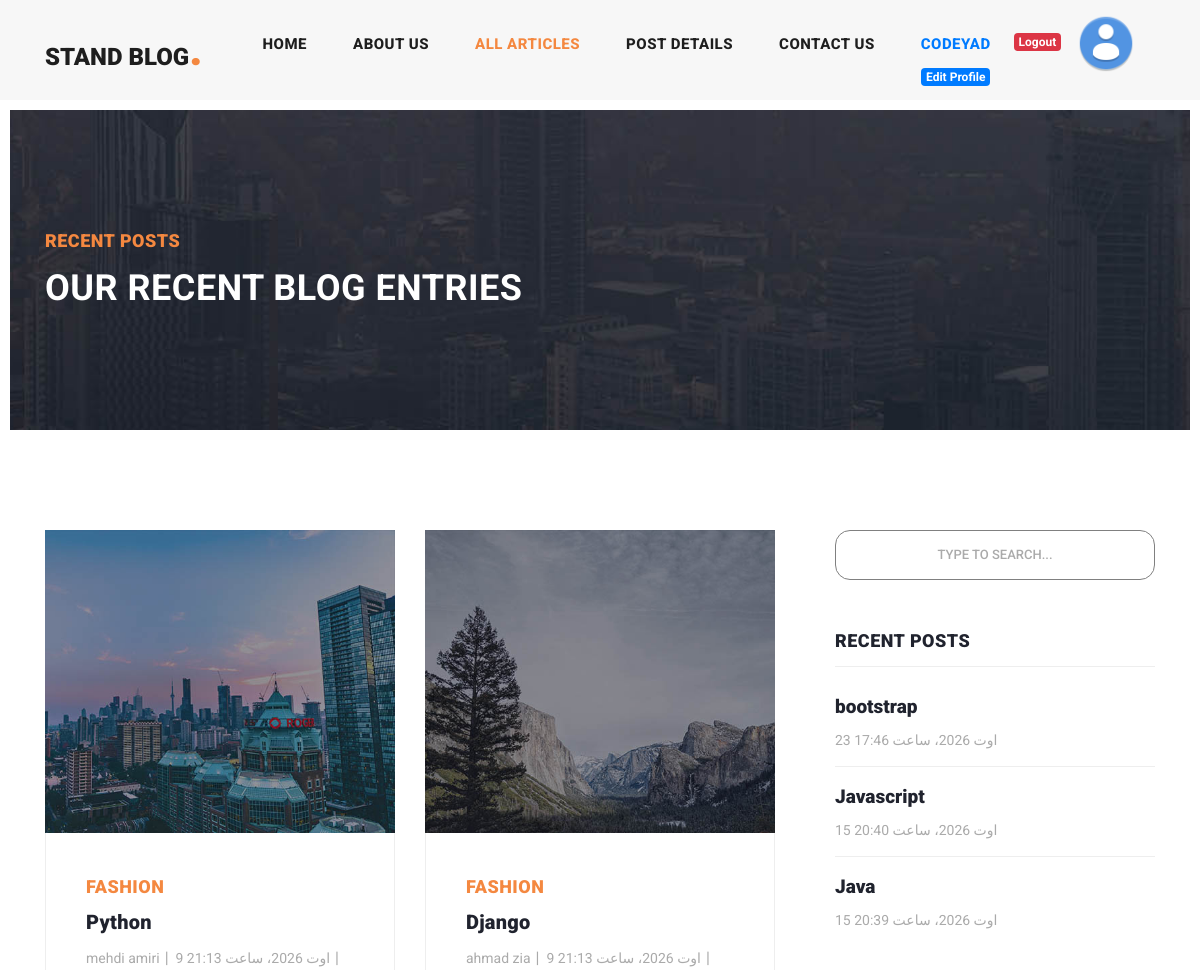
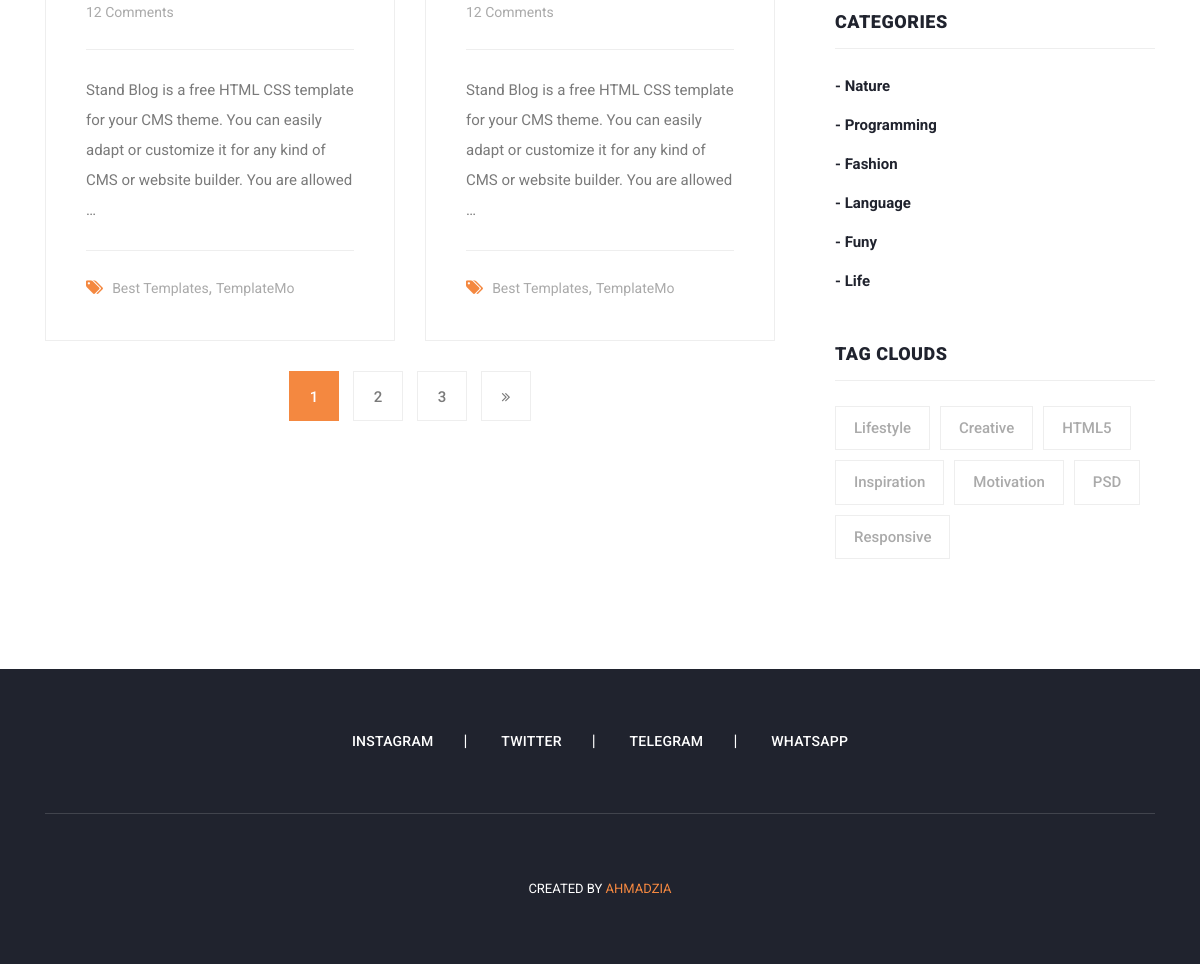
The page /articles/list (signed in) on the database its author committed (2 pictures, top to bottom).
### blog/models.py (models this page shows, shortened)
class Article(models.Model):
    author = models.ForeignKey(User, on_delete=models.CASCADE, verbose_name='نویسنده مقاله')
    category = models.ManyToManyField(Category, related_name='articles', verbose_name='دسته بندی')
    title = models.CharField(max_length=70, verbose_name='عنوان')
    body = models.TextField(verbose_name='متن مقاله')
    image = models.ImageField(upload_to='images/articles', verbose_name='عکس')
    banner = models.ImageField(upload_to='images/banners', blank=True, null=True, verbose_name='بنر')
    created = models.DateTimeField(auto_now_add=True, verbose_name='تاریخ ساخت')
    updated = models.DateTimeField(auto_now=True, verbose_name='تاریخ آپدیت مقاله')
    status = models.BooleanField(default=True, verbose_name='وضعیت(فعال/غیر فعل)')
    published = models.BooleanField(default=True, verbose_name='منتشر شده')
    slug = models.SlugField(blank=True, unique=True)
    pub_date = models.DateTimeField(default=timezone.now())
    def get_absolut_url(self):
        return reverse('blog:article_detail', args=[self.slug])
    def show_image(self):
        if self.image:
            return format_html('<img src="{}" width="40px" height="40px" style="object-fit: cover; border-radius: 18%">', self.image.url)
        else:
            return format_html('<h3 style="color: red">تصویر ندارد</h3>')
    show_image.short_description = 'تصویر'
    class Mets:
        ordering = ('-created',)
    class Meta:
        verbose_name = 'مقاله'
        verbose_name_plural = 'مقالات'

class Category(models.Model):
    title = models.CharField(max_length=100, verbose_name='عنوان')
    created = models.DateTimeField(auto_now_add=True, verbose_name='تاریخ ساخت')
    def __str__(self):
        return self.title
    class Meta:
        verbose_name = 'دسته بندی'
        verbose_name_plural = 'دسته بندی ها'

### blog/views.py (the view)
# urls.py: path('list', views.ArticleListView.as_view(), name='articles_list'),
class ArticleListView(LoginRequiredMixin,ListView):             #def article_list
    model = Article
    context_object_name = 'articles'
    paginate_by = 2
    queryset = Article.objects.filter(published=True)

### blog/mixins.py (called while the page is built)
    def dispatch(self, request, *args, **kwargs):
        if not request.user.is_authenticated:
            return redirect('account:login')
        return super(LoginRequiredMixin, self).dispatch(request, *args, **kwargs)

### context_processors/context_processors.py (called while the page is built)
def recent_articles(request):
    recent_articles = Article.objects.order_by('-created')[:3]
    return {'recent_articles' : recent_articles}

def category(request):
    category = Category.objects.all()
    return {'category' : category}

### blog/templates/blog/article_list.html (shortened to what this page needs)
{% extends 'base.html' %}
{% load static %}
{% load filters %}
{% block content %}
    <div class="heading-page header-text">
        <section class="page-heading">
            <div class="container">
                <div class="row">
                    <div class="col-lg-12">
                        <div class="text-content">
                            <h4>{% if request.GET.q %}Search Blog {% else %} Recent Posts {% endif %} </h4>
                            <h2>{% if request.GET.q %} Posts Related To Your Search {% else %} Our Recent Blog Entries {% endif %} </h2>
                        </div>
                    </div>
                </div>
            </div>
        </section>
    </div>
    <section class="blog-posts grid-system">
        <div class="container">
            <div class="row">
                <div class="col-lg-8">
                    <div class="all-blog-posts">
                        <div class="row">
                            {% for article in articles %}
                                <div class="col-lg-6">
                                    <div class="blog-post">
                                        <div class="blog-thumb">
                                            <img src="{{ article.image.url }}" alt="{{ article.title }}">
                                        </div>
                                        <div class="down-content">
                                            <span>{{ article.category.first }}</span>
                                            <a href="{{ article.get_absolut_url }}"><h4>{{ article.title }}</h4></a>
                                            <ul class="post-info">
                                                <li><a href="#">{{ article.author.get_full_name }}</a></li>
                                                <li><a href="#">{{ article.created }}</a></li>
                                                <li><a href="#">12 Comments</a></li>
                                            </ul>
                                            <p>{{ article.body|truncatewords:30}}</p>
                                            <div class="post-options">
                                                <div class="row">
                                                    <div class="col-lg-12">
                                                        <ul class="post-tags">
                                                            <li><i class="fa fa-tags"></i></li>
                                                            <li><a href="#">Best Templates</a>,</li>
                                                            <li><a href="#">TemplateMo</a></li>
                                                        </ul>
                                                    </div>
                                                </div>
                                            </div>
                                        </div>
                                    </div>
                                </div>
                            {% endfor %}
                            <div class="col-lg-12">
                                {% if page_obj.has_other_pages %}
                                    <ul class="page-numbers">
                                        {% for page in page_obj.paginator.page_range %}
                                            {% if page_obj.number == page %}
                                                <li class="active"><a href="?page=
                                                        {{ page }}{% if request.GET.q %}&q={{ request.GET.q }}{% endif %}">{{ page }}</a>
                                                </li>
                                            {% else %}
                                                <li><a href="?page=
                                                        {{ page }}{% if request.GET.q %}&q={{ request.GET.q }}{% endif %}">{{ page }}</a>
                                                </li>
                                            {% endif %}
                                        {% endfor %}
                                        {% if page_obj.has_next %}
                                            <li><a href="?page=
                                                    {{ page_obj.next_page_number }}{% if request.GET.q %}&q={{ request.GET.q }}{% endif %}"><i
                                                    class="fa fa-angle-double-right"></i></a></li>
                                        {% endif %}
                                    </ul>
                                {% endif %}
                            </div>
                        </div>
                    </div>
                </div>
                {% include 'includes/sidebar.html' %}
            </div>
        </div>
    </section>
{% endblock %}

### templates/base.html (shortened to what this page needs)
{% load static %}
<!DOCTYPE html>
<html lang="en">
<head>
    {% include 'includes/head_references.html' %}
</head>
<body>
{% include 'includes/header.html' %}
{% block content %}
{% endblock %}
{% include 'includes/footer.html' %}
</body>
</html>

### templates/includes/head_references.html (shortened to what this page needs)
{% load static %}
<link rel="stylesheet" href="{% static 'home/css/style.css' %}">
<link href="{% static "vendor/bootstrap/css/bootstrap.min.css" %}" rel="stylesheet">
<link rel="stylesheet" href="{% static 'css/fontawesome.css' %}">
<link rel="stylesheet" href="{% static 'css/templatemo-stand-blog.css' %}">
<link rel="stylesheet" href="{% static 'css/owl.css' %}">

### templates/includes/header.html (shortened to what this page needs)
{% load static %}
<header class="">
    <nav class="navbar navbar-expand-lg">
        <div class="container">
            <a class="navbar-brand" href=""><h2>Stand Blog<em>.</em></h2></a>
            <div class="collapse navbar-collapse" id="navbarResponsive">
                <ul class="navbar-nav ml-auto">
                    <li class="nav-item {% if request.resolver_match.url_name == 'main' %}active{% endif %}">
                        <a class="nav-link" href="{% url 'home:main' %}">Home
                        </a>
                    </li>
                    <li class="nav-item">
                        <a class="nav-link" href="about.html">About Us</a>
                    </li>
                    <li class="nav-item">
                        <a class="nav-link {% if request.resolver_match.url_name == 'articles_list' %} active {% endif %}"
                           href="{% url 'blog:articles_list' %}">All Articles</a>
                    </li>
                    <li class="nav-item">
                        <a class="nav-link" href="post-details.html">Post Details</a>
                    </li>
                    <li class="nav-item">
                        <a class="nav-link {% if request.resolver_match.url_name == 'contact_us' %} active {% endif %}"
                           href="{% url 'blog:contact_us' %}">Contact Us</a>
                    </li>
                    {% if request.user.is_authenticated %}
                        {% if request.user.first_name %}
                            <li class="nav-item"><a class="nav-link text-primary"
                                                    href="">{{ request.user.get_full_name }}</a>
                                <a href="{% url 'account:edit' %}"><span
                                        class="badge badge-primary ">Edit Profile</span></a>
                            </li>
                        {% else %}
                            <a class="nav-link text-primary" href="">{{ request.user.username }}</a>
                        {% endif %}
                        <a href="{% url 'account:logout' %}"><span class="badge badge-danger mt-2">Logout</span></a>
                        {% if user.profile.image %}
                            <li class="nav-item"><a href=""><img src="{{ user.profile.image.url }}" width="58px"
                                                                 height="58px"
                                                                 style="border-radius: 100%; margin-top: -10px; object-fit: cover;"
                                                                 alt=""></a></li>
                        {% else %}
                            <li class="nav-item"><a href=""><img class="mr-1"
                                                                 style="height: 60px; width: 60px; margin-top:-12px;"
                                                                 src="{% static 'images/default_profile.webp' %}"
                                                                 alt=""></a></li>
                        {% endif %}
                    {% else %}
                        <li class="nav-item"><a class="nav-link text-success" href="{% url 'account:login' %}">Login</a>
                        </li>
                        <span class="mt-2">|</span>
                        <li class="nav-item"><a class="nav-link text-success" href="{% url 'account:register' %}">Sign
                            Up</a></li>
                    {% endif %}
                </ul>
            </div>
        </div>
    </nav>
</header>

### templates/includes/sidebar.html
{% load static %}
<div class="col-lg-4">
    <div class="sidebar">
        <div class="row">
            <div class="col-lg-12">
                <div class="sidebar-item search">
                    <form id="search_form" name="gs" method="GET" action="{% url 'blog:search_articles' %}">
                        <input value="{{ request.GET.q }}" type="text" name="q" style="border: 1px solid gray; border-radius: 15px; padding: 8px 15px" class="searchText btn" placeholder="type to search..."
                               autocomplete="on">
                    </form>
                </div>
            </div>
            <div class="col-lg-12">
                <div class="sidebar-item recent-posts">
                    <div class="sidebar-heading">
                        <h2>Recent Posts</h2>
                    </div>
                    <div class="content">
                        <ul>
                            {% for article in recent_articles %}
                                <li><a href="{{ article.get_absolut_url }}">
                                <h5>{{ article.title }}</h5>
                                <span>{{ article.created }}</span>
                            {% endfor %}
                        </ul>
                    </div>
                </div>
            </div>
            <div class="col-lg-12">
                <div class="sidebar-item categories">
                    <div class="sidebar-heading">
                        <h2>Categories</h2>
                    </div>
                    <div class="content">
                        <ul>
                            {% for category in category %}
                                <li><a href="{% url 'blog:category_detail' category.id %}">- {{ category.title }}</a></li>
                            {% endfor %}
                        </ul>
                    </div>
                </div>
            </div>
            <div class="col-lg-12">
                <div class="sidebar-item tags">
                    <div class="sidebar-heading">
                        <h2>Tag Clouds</h2>
                    </div>
                    <div class="content">
                        <ul>
                            <li><a href="#">Lifestyle</a></li>
                            <li><a href="#">Creative</a></li>
                            <li><a href="#">HTML5</a></li>
                            <li><a href="#">Inspiration</a></li>
                            <li><a href="#">Motivation</a></li>
                            <li><a href="#">PSD</a></li>
                            <li><a href="#">Responsive</a></li>
                        </ul>
                    </div>
                </div>
            </div>
        </div>
    </div>
</div>

### templates/includes/footer.html
{% load static %}
<footer>
    <div class="container">
        <div class="row">
            <div class="col-lg-12">
                <ul class="social-icons">
                    <li><a href="#">Instagram</a></li>
                    <li><a href="#">Twitter</a></li>
                    <li><a href="#">Telegram</a></li>
                    <li><a href="#">Whatsapp</a></li>
                </ul>
            </div>
            <div class="col-lg-12">
                <div class="copyright-text">
                    <p> Created by <a rel="nofollow" href="" target="_parent">AhmadZia</a></p>
                </div>
            </div>
        </div>
    </div>
</footer>

### templates/includes/footer_references.html (shortened to what this page needs)
{% load static %}

### rows shown on the page
Article: image (picture), category.first "FASHION", title "Python", author.get_full_name "mehdi amiri", created "9 اوت 2026، ساعت 21:13", body "Stand Blog is a free HTML CSS template for your CMS theme. You can easily adapt or customize it for any kind of CMS or website builder. You are allowed …"
Article: image (picture), category.first "FASHION", title "Django", author.get_full_name "ahmad zia", created "9 اوت 2026، ساعت 21:13", body "Stand Blog is a free HTML CSS template for your CMS theme. You can easily adapt or customize it for any kind of CMS or website builder. You are allowed …"
Article: title "bootstrap", created "23 اوت 2026، ساعت 17:46"
Article: title "Javascript", created "15 اوت 2026، ساعت 20:40"
Article: title "Java", created "15 اوت 2026، ساعت 20:39"
Category: title "Nature"
Category: title "Programming"
Category: title "Fashion"
Category: title "Language"
Category: title "Funy"
Category: title "Life"

### other values the page prints
{{ request.user.get_full_name }} "CODEYAD"
{{ page }} "1"
{{ page }} "2" "3"
